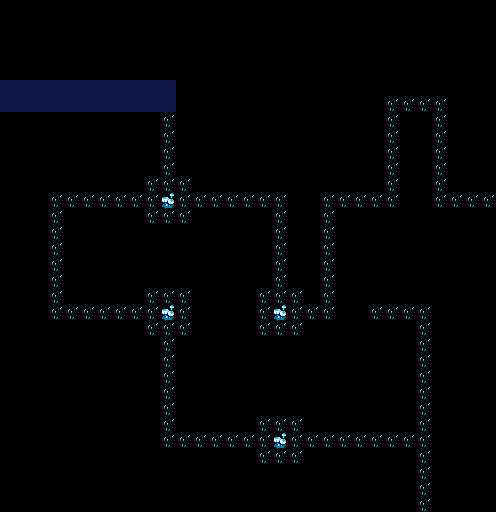

A level layout from a 2D game, rendered from its tile map. Below: a short description, then the map file with tile-grid data replaced by summaries:
An orthogonal 31x32 tile map with 16x16 px tiles, 3 tile layers (BGLower, BGUpper, BGUpper2) and 26 objects.

<map version="1.10" tiledversion="1.10.1" orientation="orthogonal" renderorder="right-down" width="31" height="32" tilewidth="16" tileheight="16" infinite="0" nextlayerid="12" nextobjectid="368">
 <tileset firstgid="1" source="waterfall.tsx" />
 <layer id="7" name="BGLower" width="31" height="32">
  <data>[992 cells, 992 non-empty, 3 distinct tile ids]</data>
 </layer>
 <layer id="8" name="BGUpper" width="31" height="32">
  <data>[992 cells, 4 non-empty, 1 distinct tile ids]</data>
 </layer>
 <layer id="9" name="BGUpper2" width="31" height="32">
  <data>[992 cells, 0 non-empty, 0 distinct tile ids]</data>
 </layer>
 <objectgroup id="10" name="Wall">
  <object id="339" x="176" y="336" width="80" height="96" />
  <object id="340" x="304" y="448" width="112" height="64" />
  <object id="341" x="256" y="336" width="48" height="80" />
  <object id="342" x="304" y="320" width="112" height="112" />
  <object id="343" x="64" y="208" width="80" height="96" />
  <object id="344" x="144" y="224" width="48" height="64" />
  <object id="345" x="192" y="208" width="80" height="80" />
  <object id="346" x="192" y="288" width="64" height="48" />
  <object id="347" x="400" y="112" width="32" height="96" />
  <object id="348" x="336" y="208" width="32" height="112" />
  <object id="349" x="368" y="208" width="128" height="96" />
  <object id="350" x="432" y="304" width="16" height="208" />
  <object id="351" x="192" y="96" width="192" height="96" />
  <object id="352" x="176" y="80" width="16" height="96" />
  <object id="354" x="0" y="64" width="176" height="16" />
  <object id="355" x="0" y="112" width="160" height="64" />
  <object id="356" x="48" y="176" width="96" height="16" />
  <object id="357" x="32" y="176" width="16" height="160" />
  <object id="358" x="48" y="320" width="96" height="16" />
  <object id="359" x="144" y="336" width="16" height="112" />
  <object id="360" x="288" y="192" width="32" height="96" />
  <object id="361" x="304" y="288" width="16" height="16" />
  <object id="363" x="384" y="80" width="64" height="16" />
  <object id="365" x="448" y="96" width="48" height="96" />
  <object id="366" x="160" y="448" width="96" height="16" />
  <object id="367" x="256" y="464" width="48" height="16" />
 </objectgroup>
 <objectgroup id="3" name="Entity" opacity="0.71" />
 <objectgroup draworder="index" id="4" name="Warp" />
 <objectgroup id="11" name="Path" />
</map>
